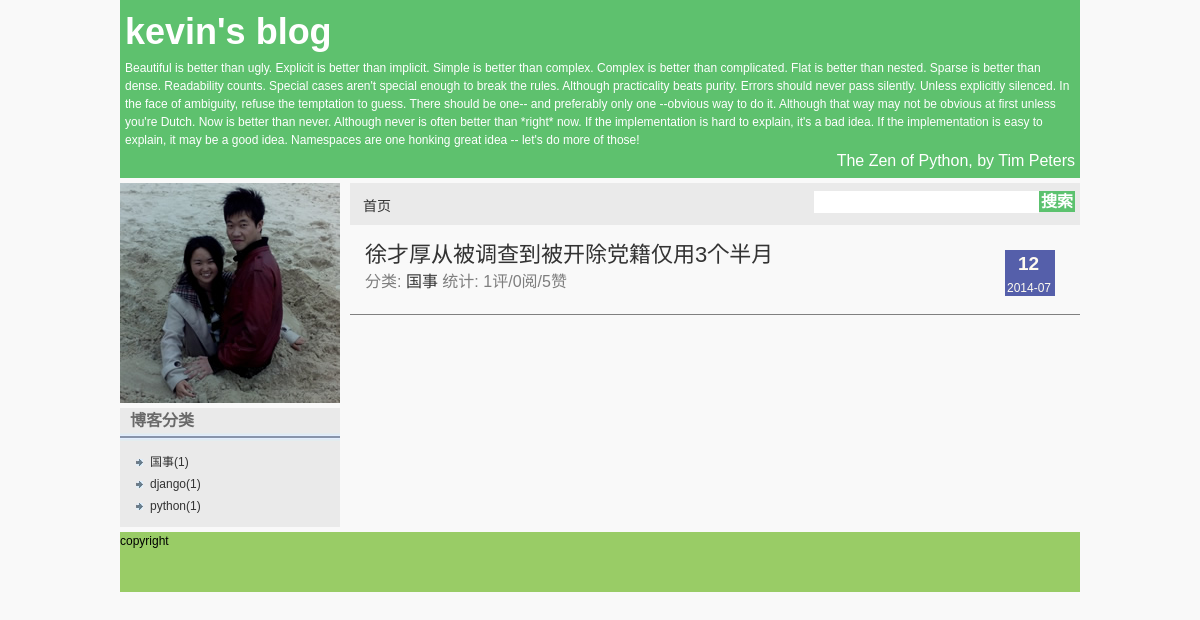
Screenshot of /blog/cat/1/ with the database file from the repository.
### blog/models.py (models this page shows, shortened)
class Category(models.Model):
    name = models.CharField("分类", max_length=64)

class Article(models.Model):
    title = models.CharField("标题", max_length=128)
    category = models.ForeignKey(Category,verbose_name="分类")
    tags = models.ManyToManyField(Tag, verbose_name="标签", blank=True)
    content = models.TextField("内容")
    create_date = models.DateTimeField("创建日期",auto_now_add=True)
    pub_date = models.DateTimeField("发布日期",auto_now=True)
    is_from = models.CharField("来自", max_length=1, default='Y', choices=(('Y','yuanchuang'),('Z','zhuanzai')))
    view_count = models.IntegerField("访问量统计", default=0)
    vote_count = models.IntegerField("支持量统计", default=0)
    comment_count = property(lambda self: self.comment_set.count())
    is_yuan = property(lambda self: self.is_from == u'Y')
    is_zhuan = property(lambda self: self.is_from == u'Z')
    def pub_date_delta():
        doc = "The pub_date_delta property."
        def fget(self):
            today = datetime.datetime.today()
            if today.year - self.pub_date.year > 0:
                self._delta = "%d年前" % (today.year - self.pub_date.year)
            elif today.month - self.pub_date.month > 0:
                self._delta = "%d个月前" % (today.month - self.pub_date.month)
            elif today.day - self.pub_date.day > 0:
                self._delta = "%d天前" % (today.day - self.pub_date.day)
            elif today.hour - self.pub_date.hour > 0:
                self._delta = "%d小时前" % (today.hour - self.pub_date.hour)
            elif today.minute - self.pub_date.minute > 0:
                self._delta = "%d分钟前" % (today.minute - self.pub_date.minute)
            else:
                self._delta = ""
            return self._delta
        def fset(self, value):
            self._delta = value
        def fdel(self):
            del self._delta
        return locals()
    pub_date_delta = property(**pub_date_delta())
    def getComment():
        def fget(self):
            self.cmlist = []
            def com2dict(c):
                d = {}
                d['comm'] = c
                d['list'] = []
                return d
            def recur(objs, t, l):
                if t > 50:
                    return
                for c in objs.all():
                    d = com2dict(c)
                    l.append(d)
                    if c.comment_set.count() > 0:
                        recur(c.comment_set, t+1, d['list'])
            for c in self.comment_set.filter(reply=None):
                d = com2dict(c)
                self.cmlist.append(d)
                recur(c.comment_set, 0, d['list'])
            return self.cmlist
        return locals()
    comments = property(**getComment())

### blog/views.py (the view)
# urls.py: url(r'cat/(?P<id>\d{1,5})/$', 'category', name="articles_by_cat"),
def category(request,id):
    blog = Blog()
    cat = get_object_or_404(Category,id=id)
    articles = get_list_or_404(cat.article_set)
    return render_to_response('index.html', locals())

### blog/templates/index.html (shortened to what this page needs)
{% extends "layout.html" %}
{% block content %}
<div class="article_list">
    {% for article in articles %}
    <div class="article_item">
        <div class="article_date">
            <p class="day">{{ article.pub_date|date:"d" }}</p>
            <p class="date">{{ article.pub_date|date:"Y-m" }}</p>
        </div>
        <p class="title_p1"><a href="{% url 'article_by_id' article.id %}">{{ article.title }}</a></p>
        <p class="title_p2">分类: <a href="{% url 'articles_by_cat' article.category.id %}">{{ article.category.name }}</a>&nbsp;统计: {{ article.comment_count }}评/{{ article.view_count }}阅/{{ article.vote_count }}赞</p>
    </div>
    <div class="article_sep"></div>
    {% endfor %}
</div>
{% endblock %}

### blog/templates/layout.html (shortened to what this page needs)
<!DOCTYPE html PUBLIC "-//W3C//DTD XHTML 1.0 Transitional//EN" "http://www.w3.org/TR/xhtml1/DTD/xhtml1-transitional.dtd">
<html xmlns="http://www.w3.org/1999/xhtml">
<head>
{% load static %}
<link href="{% get_static_prefix %}css/layout.css" rel="stylesheet" type="text/css" />
<link type="text/css" rel="stylesheet" href="{% get_static_prefix %}syntaxhighlighter/styles/shCore.css"></link>
<link type="text/css" rel="stylesheet" href="{% get_static_prefix %}syntaxhighlighter/styles/shCoreDefault.css"></link>
</head>
<body>
<div id="container">
    <div id="header">
        <p class="one">{{ blog.name }}</p>
        {% if blog.zen %}
        <p class="three">{{ blog.zen.content }}</p>
        {% if blog.zen.author %}
        <p class="two">{{ blog.zen.author }}</p>
        {% endif %}
        {% endif %}
    </div>
    <div id="mainContent">
        <div id="sidebar">
            <div id="owner">
                <div id="icon">
                    <a href="{% url 'about_me' %}">
                    <img src="{% get_static_prefix %}images/IMG_Ali_01447.jpg" alt="头像" name="" width="220" height="220" />
                    </a>
                </div>
            </div>
            {% if blog.categories %}
            <div id="categories"><span class="sidetitle">博客分类</span>
                <div class="sep"></div>
                <ul id="ulpic">
                    {% for cat in blog.categories %}
                    {% if cat.article_set.count > 0 %}
                    <li><a href="{% url 'articles_by_cat' cat.id %}">{{ cat.name }}({{cat.article_set.count}})</a></li>
                    {% endif %}
                    {% endfor %}
                </ul>
            </div>
            {% endif %}
        </div>
        <div id="content">
            <div id="top_div">
                <ul>
                    <li><a href="{% url 'home' %}">首页</a></li>
                </ul>
                <form class="search">
                    <input id="search" size="30"/><a href="/search" >搜索</a>
                </form>
            </div>
            {% block content %}{% endblock %}
        </div>
    </div>
    <div id="footer">copyright</div>
</div>
</body>
</html>

### blog/static/css/layout.css (style rules this page uses)
body { font-size:14px; margin:0; line-height:150%; background-color: #F9F9F9; }
body, h1, h2, h3, h4, h5, h6, hr, p, blockquote, dl, dt, dd, ul, ol, li, pre, form, fieldset, legend, button, input, textarea, th, td, img { border:medium none; margin: 0; padding: 0; }
body, button, input, select, textarea { font: 12px/1.5 tahoma, helvetica, sans-serif; }
ul, ol { list-style: none; }
a { text-decoration: none; color:#333; }
img { border:0px; }
#container { margin:0 auto; width:80%; }
#header { background-color: #5EC16E; margin-bottom: 5px; padding: 5px; color:#FFFFFF; }
#mainContent { margin-bottom:5px; margin:0 auto; }
#sidebar #categories #ulpic { list-style-type: circle; list-style-image: url(../images/arary_r2_c2.jpg); line-height: 22px; padding-top: 10px; padding-right: 0px; padding-bottom: 10px; padding-left: 30px; margin-top: 0px; margin-right: 0px; margin-bottom: 0px; }
#sidebar .sidetitle { font-size: 16px; line-height: 25px; font-weight: bold; color: #6A6A6A; margin: 10px; }
#sidebar { margin: 0px; padding: 0px; overflow: auto; zoom:1; width:220px; float: left; }
#content { margin-left:230px !important; margin-left:207px; }
.title_p1 { color: #333333; font-size: 22px; line-height: 20px; vertical-align: middle; margin-bottom: 5px; font-weight: 450; }
.article_sep { height: 1px; background-color: #808080; }
.title_p2 { color: #7E7E7E; font-size: 16px; line-height: 24px; vertical-align: middle; }
#sidebar #owner { margin-right: auto; margin-left: auto; margin-top: 0px; margin-bottom: 5px; }
#owner #icon { height: 220px; background-color: #5CC26F; margin-bottom: 5px; }
#icon a { display: block; }
#sidebar .sep { background-image: url(../images/00000001_r2_c2.jpg); background-repeat: repeat-x; height: 8px; }
#footer { height:60px; background:#9c6; }
#sidebar #categories { margin-bottom: 5px; background-color: #EAEAEA; }
#content #top_div { height: 42px; line-height: 38px; background-color: #EAEAEA; font-size: 14px; }
.article_item { margin-top: 20px; margin-right: 15px; margin-bottom: 20px; margin-left: 15px; }
.article_date { background-color: #555FAA; height: 46px; width: 50px; float: right; margin-top: 5px; margin-right: 10px; margin-bottom: 10px; margin-left: 40px; }
#top_div ul { list-style: none; margin: 0px; padding: 0px 0px 0px 10px; }
#top_div ul li { float:left; padding: 0px 3px; height: 26px; line-height: 46px; }
.article_date p { color: #FFFBF0; }
.article_date .day { font-size: 19px; margin-left: 13px; font-weight: bold; }
.article_date .date { font-size: 12px; margin-left: 2px; }
#container #header .one { font-size: 36px; font-weight: bold; }
#container #header .two { font-size: 16px; text-align: right; }
.search { float: right; }
.search a { font-size: 16px; background-color: #5CC26F; vertical-align:middle; padding: 2px; margin-top: auto; margin-right: 5px; margin-bottom: auto; margin-left: auto; color:#FFFFFF; font-weight:bold; }
.search #search { margin:auto; height: 22px; vertical-align:middle; }

### rows the page displays
Category: name "国事", article_set.count "1"
Category: name "django", article_set.count "1"
Category: name "python", article_set.count "1"
Article: pub_date "12", pub_date "2014-07", title "徐才厚从被调查到被开除党籍仅用3个半月", category.name "国事", comment_count "1", view_count "0", vote_count "5"

### other values shown
{{ blog.name }} "kevin's blog"
{{ blog.zen.author }} "The Zen of Python, by Tim Peters"
